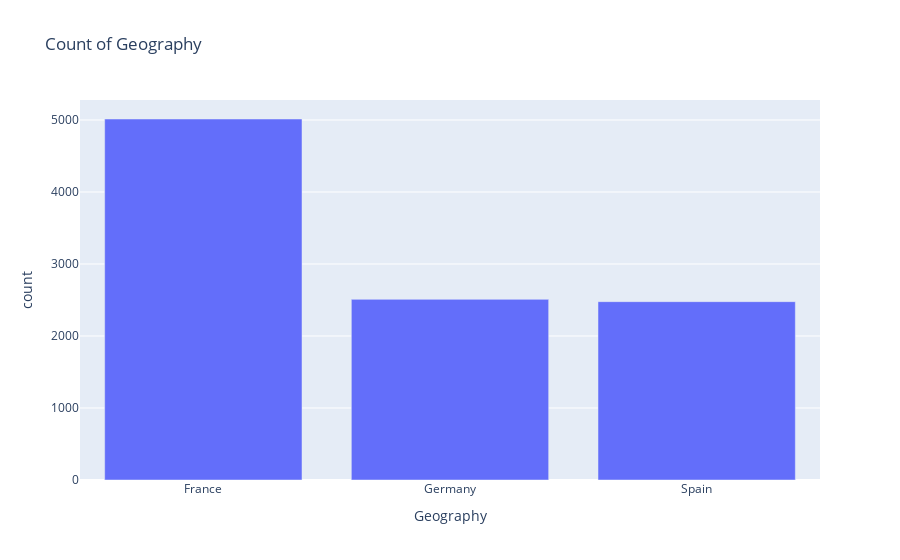
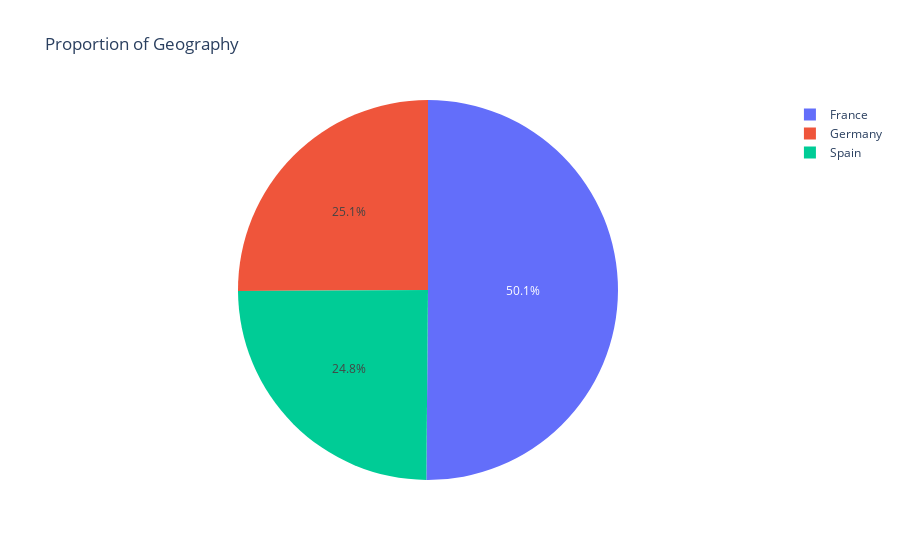

Notebook code cell kept with these figures, in order:
### Code cell
col = 'Geography'
fig1 = px.bar(df[col].value_counts().reset_index(), x=col, y='count',
                             title=f"Count of {col}")
fig1.show()
fig2 = px.pie(df[col].value_counts().reset_index(), values='count',names=col, title=f"Proportion of {col}")
fig2.show()

### Figure 1 — Plotly figure (JSON) as saved in the notebook; plotly's stock layout.template omitted (floating-point values rounded to 4 significant figures)
{"data": [{"hovertemplate": "Geography=%{x}<br>count=%{y}<extra></extra>", "legendgroup": "", "marker": {"color": "#636efa", "pattern": {"shape": ""}}, "name": "", "orientation": "v", "showlegend": false, "textposition": "auto", "type": "bar", "x": ["France", "Germany", "Spain"], "xaxis": "x", "y": [5014, 2509, 2477], "yaxis": "y"}], "layout": {"barmode": "relative", "legend": {"tracegroupgap": 0}, "title": {"text": "Count of Geography"}, "xaxis": {"anchor": "y", "domain": [0, 1], "title": {"text": "Geography"}}, "yaxis": {"anchor": "x", "domain": [0, 1], "title": {"text": "count"}}}}

### Figure 2 — Plotly figure (JSON) as saved in the notebook; plotly's stock layout.template omitted (floating-point values rounded to 4 significant figures)
{"data": [{"domain": {"x": [0, 1], "y": [0, 1]}, "hovertemplate": "Geography=%{label}<br>count=%{value}<extra></extra>", "labels": ["France", "Germany", "Spain"], "legendgroup": "", "name": "", "showlegend": true, "type": "pie", "values": [5014, 2509, 2477]}], "layout": {"legend": {"tracegroupgap": 0}, "title": {"text": "Proportion of Geography"}}}
